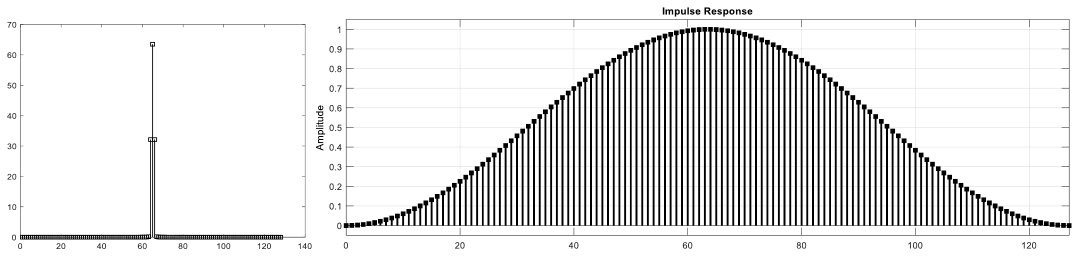
#> input picture docs/paper_figures/paperfig13_window_hann.png, 2157 x 513 px (shown at 1/2 size)
$ python measure_paper_window_stems.py
#> lines starting #> are read from the running program, lines starting #| are printed output that depends on the picture; after the words box and inside, x2 and y2 are one past the last pixel; in counts of white or black regions, pixels touching at a corner belong together
### python/btpsd/windows.py
"""Data windows and their *frequency-domain* kernels (paper Table 4, Eq. (13)).

The estimator of the paper applies the window **after** the FFT, as a short
convolution on the spectrum instead of a multiplication in time::

    F[x(n) w(n)] = 1/(2*pi) * X(k) * W(k)                    (Eq. 13)

For the raised-cosine family

    w[n] = a0 - a1*cos(2*pi*n/L) + a2*cos(4*pi*n/L)     (periodic form)

the DFT of the window has only 1, 3 or 5 non-zero bins, so the convolution is
an exact 1/3/5-tap filter - the numbers quoted as "significant taps" in
Table 4 (Rectangular 1, Hann 3, Hamming 3, Blackman 5).  This only holds for
the *periodic* (DFT-even) window, which is therefore the default here.  The
symmetric windows returned by ``numpy.hanning`` & co. are not exactly sparse
in frequency.

For windows that are not raised cosines (Triangular, Parzen, Kaiser, ...)
:func:`approx_spectral_kernel` truncates the DFT to its central taps and
reports how much window energy the truncation keeps.
"""

from __future__ import annotations

import numpy as np

__all__ = [
    "RAISED_COSINE",
    "window",
    "spectral_kernel",
    "approx_spectral_kernel",
    "apply_window_freq",
    "TABLE4_SIGNIFICANT_TAPS",
    "window_metrics",
    "kernel_exactness",
]

# name -> (a0, a1, a2) of  w[n] = a0 - a1 cos(2 pi n / L) + a2 cos(4 pi n / L)
RAISED_COSINE: dict[str, tuple[float, float, float]] = {
    "rect": (1.0, 0.0, 0.0),
    "hann": (0.5, 0.5, 0.0),
    "hamming": (0.54, 0.46, 0.0),
    "blackman": (0.42, 0.5, 0.08),
}

_ALIASES = {
    "rectangular": "rect",
    "boxcar": "rect",
    "hanning": "hann",
}

# "F. response significant taps" as printed in Table 4 of the paper.
TABLE4_SIGNIFICANT_TAPS = {
    "rect": 1,
    "triangular": 5,
    "parzen": 3,
    "hann": 3,
    "hamming": 3,
    "blackman": 5,
    "kaiser": 5,
}


def _canon(name: str) -> str:
    n = name.lower()
    return _ALIASES.get(n, n)


def window(name: str, L: int, periodic: bool = True) -> np.ndarray:
    """Window of length ``L``.

    ``periodic=True`` (default) gives the DFT-even form whose spectrum is
    exactly 1/3/5 bins wide for the raised-cosine windows.
    ``periodic=False`` gives the symmetric form (``numpy.hanning`` etc.).
    Also supports ``'triangular'``/``'bartlett'``, ``'parzen'`` and
    ``'kaiser'`` (beta=8.6) via :mod:`scipy.signal`.
    """
    n = _canon(name)
    if n in RAISED_COSINE:
        a0, a1, a2 = RAISED_COSINE[n]
        N = L if periodic else L - 1
        k = np.arange(L)
        return a0 - a1 * np.cos(2 * np.pi * k / N) + a2 * np.cos(4 * np.pi * k / N)
    from scipy import signal as sg

    if n in ("triangular", "bartlett"):
        return sg.get_window("bartlett", L, fftbins=periodic)
    if n == "parzen":
        return sg.get_window("parzen", L, fftbins=periodic)
    if n == "kaiser":
        return sg.get_window(("kaiser", 8.6), L, fftbins=periodic)
    raise ValueError(f"unsupported window: {name!r}")


# [84 lines left out: functions spectral_kernel, approx_spectral_kernel, apply_window_freq, window_metrics, kernel_exactness, not called in this run]

### python/scripts/measure_paper_window_stems.py
"""Which window form do the paper's Figs. 13-15 show?  A pixel measurement of the printed panels.

The left panel of each of Figs. 13-15 plots the DFT magnitude of a 128-point window as stems (hollow squares).  The
periodic window of this repository has the stems ``64, 32`` (Hann), ``69.12, 29.44`` (Hamming) and ``53.76, 32, 5.12``
(Blackman); the symmetric window (``numpy.hanning`` form, MATLAB default) has slightly different heights and a little
leakage outside the central bins.  The difference "central stem minus first neighbour" does not depend on the size of
the marker or on the zero of the axis, so it is read from the pixel rows of the stem tops and scaled with the
height of the axes frame (top tick label: 70, 70, 60).

Writes ``data/paper_figs13_15_stems_read.csv``.  The values are *read from the printed figure*, not printed in the paper.
"""
from __future__ import annotations

import csv

import numpy as np
from PIL import Image

from _common import DATA, ROOT
from btpsd.windows import window

PANELS = [("hann", 13, "paperfig13_window_hann.png", 70.0), ("hamming", 14, "paperfig14_window_hamming.png", 70.0),
          ("blackman", 15, "paperfig15_window_blackman.png", 60.0)]
HEADER = ["window", "paper_figure", "axis_top_value", "read_centre_minus_neighbour", "symmetric_window", "periodic_window", "source"]
SOURCE = "read from the printed panel by pixel measurement (python/scripts/measure_paper_window_stems.py); not a value printed in the paper"


def _longest_run(mask: np.ndarray) -> tuple[int, int]:
    best = cur = start = best_start = 0
    for i, v in enumerate(mask):
        if v:
            if cur == 0:
                start = i
            cur += 1
            if cur > best:
                best, best_start = cur, start
        else:
            cur = 0
    return best, best_start


def read_panel(path, top_value: float) -> float:
    """Centre stem minus first neighbour, in axis units, from the left panel of one figure."""
#> called with top_value = 70
    dark = np.asarray(Image.open(path).convert("L")) < 160
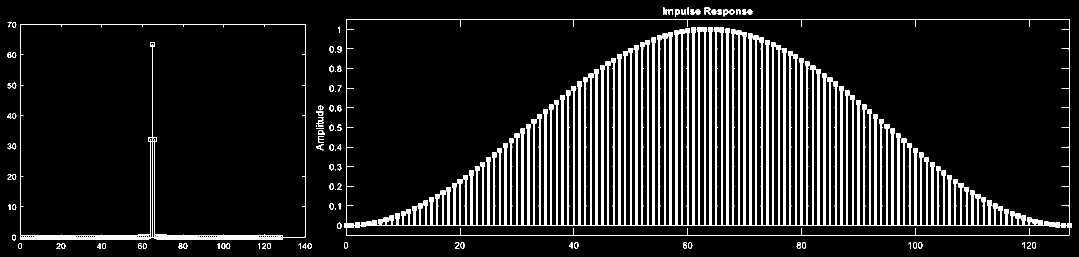
#> dark: shape (513, 2157) bool (shown at 1/2 size); 10.9% white; 104 white regions (13 under 20 px), largest, box (x1, y1, x2, y2) and area: (688, 38, 2143, 471) 108618, (40, 48, 611, 479) 7112, (1409, 15, 1422, 29) 110
    h, w = dark.shape
#> h = 513; w = 2157
    runs = {x: _longest_run(dark[:, x]) for x in range(int(0.30 * w))}  # the left panel only
#> after the loop in _longest_run, `for i, v in enumerate(mask):`: best = 0
    tall = {x: r for x, r in runs.items() if r[0] > 150}
    top = min(s for _, s in tall.values())
    frame = sorted(x for x, (_, s) in tall.items() if abs(s - top) <= 2)
    left, right = frame[0], frame[-1]
    assert right - left > 300, "axes frame not found"
    bottom = tall[right][1] + tall[right][0] - 1
    px_per_unit = (bottom - top) / top_value
    inner = sorted(x for x in tall if left + 5 < x < right - 5)
    clusters, cur = [], [inner[0]]
    for x in inner[1:]:
        if x - cur[-1] <= 2:
            cur.append(x)
        else:
            clusters.append(cur)
            cur = [x]
#> this loop made 5 passes
#> x on passes 1 to 5: 301, 304, 305, 308, 309
    clusters.append(cur)
    assert len(clusters) == 3, f"expected three stems, found {len(clusters)}"
    start = [min(tall[x][1] for x in c) for c in clusters]
    assert abs(start[0] - start[2]) <= 2, "the two neighbours differ"
    centre = min(start)
    neighbour = (start[0] + start[2]) / 2.0
    return float((neighbour - centre) / px_per_unit)


def predictions(name: str, L: int = 128) -> tuple[float, float]:
#> called with name = 'hann', L = 128
    out = []
    for periodic in (False, True):
        F = np.abs(np.fft.fft(window(name, L, periodic=periodic)))
        out.append(float(F[0] - F[1]))
    return out[0], out[1]


def rows():
    res = []
    for name, fig, fn, top in PANELS:
        read = read_panel(ROOT / "docs" / "paper_figures" / fn, top)
        sym, per = predictions(name)
        res.append([name, fig, top, round(read, 2), round(sym, 2), round(per, 2), SOURCE])
#> pass 2 of the loop in rows, `for name, fig, fn, top in PANELS:`:
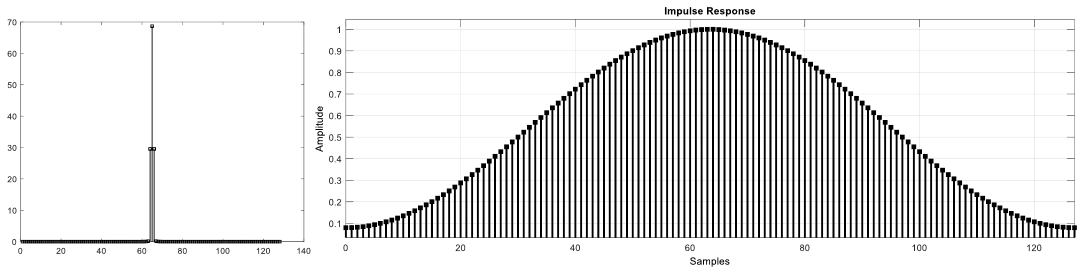
#> input picture docs/paper_figures/paperfig14_window_hamming.png, 2168 x 548 px (shown at 1/2 size)
#> in read_panel (call 2), `dark = np.asarray(Image.open(path).convert("L")) < 160`:
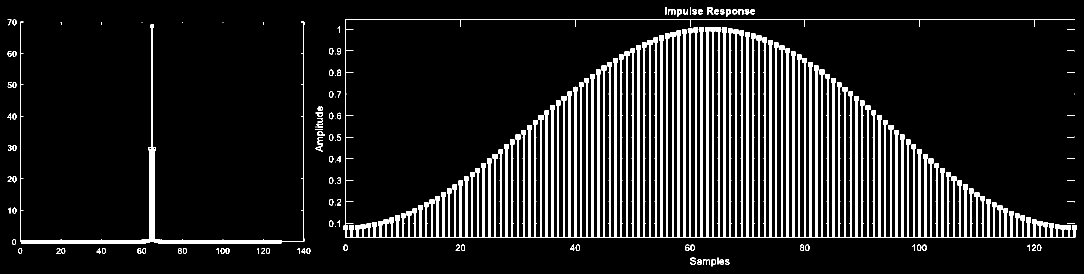
#> dark: shape (548, 2168) bool (shown at 1/2 size); 10.8% white; 126 white regions (29 under 20 px), largest, box (x1, y1, x2, y2) and area: (687, 38, 2154, 476) 117223, (40, 43, 609, 487) 6126, (1414, 14, 1427, 29) 121
#> the loop in read_panel (call 2), `for x in inner[1:]:` made 5 passes
#> x on passes 1 to 5: 300, 303, 304, 307, 308
#> pass 3 of the loop in rows, `for name, fig, fn, top in PANELS:`:
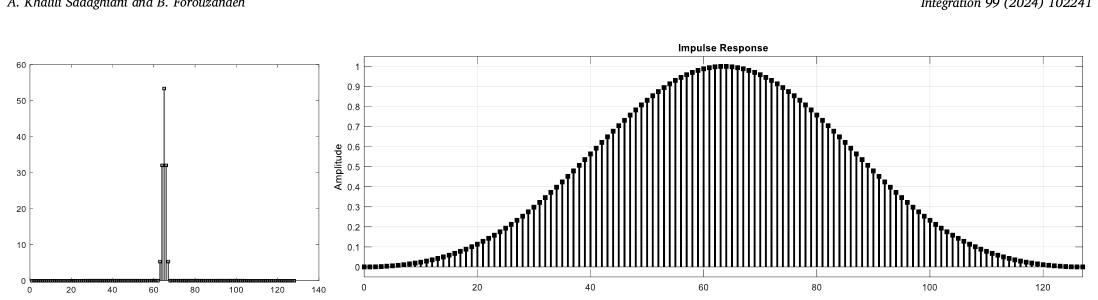
#> input picture docs/paper_figures/paperfig15_window_blackman.png, 2195 x 600 px (shown at 1/2 size)
#> in read_panel (call 3), `dark = np.asarray(Image.open(path).convert("L")) < 160`:
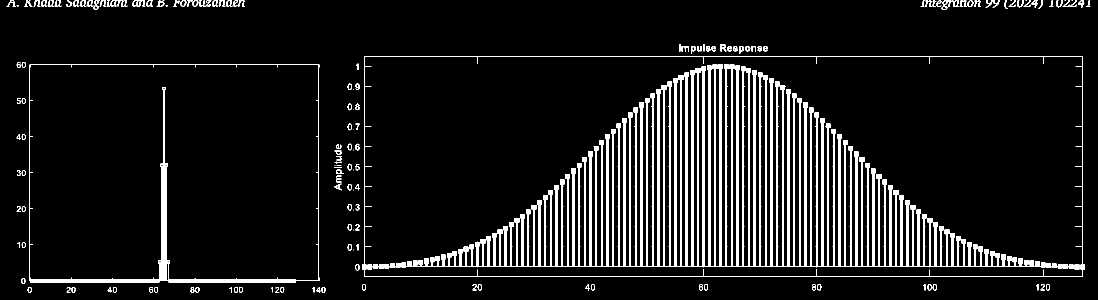
#> dark: shape (600, 2195) bool (shown at 1/2 size); 8.4% white; 160 white regions (19 under 20 px), largest, box (x1, y1, x2, y2) and area: (724, 112, 2170, 554) 95323, (59, 128, 639, 565) 6955, (1883, 1, 1919, 20) 257
#> the loop in read_panel (call 3), `for x in inner[1:]:` made 5 passes
#> x on passes 1 to 5: 324, 327, 328, 331, 332
    return res


def main():
    out = rows()
    with open(DATA / "paper_figs13_15_stems_read.csv", "w", newline="") as f:
        w = csv.writer(f)
        w.writerow(HEADER)
        w.writerows(out)
    for r in out:
        print(f"Fig. {r[1]} {r[0]:9s} read {r[3]:6.2f}   symmetric {r[4]:6.2f}   periodic {r[5]:6.2f}")
#> this loop made 3 passes
#| Fig. 13 hann      read  31.38   symmetric  31.38   periodic  32.00
#| Fig. 14 hamming   read  39.14   symmetric  39.11   periodic  39.68
#| Fig. 15 blackman  read  21.34   symmetric  21.32   periodic  21.76


if __name__ == "__main__":
    main()
